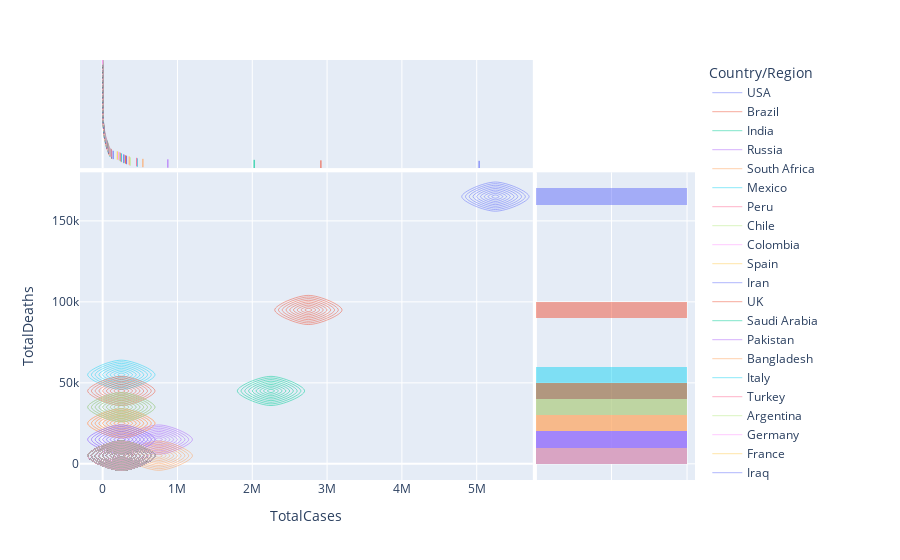

Notebook code for this chart:
### Code cell
density_contour_plot = px.density_contour(dataset1, x="TotalCases", y="TotalDeaths", color="Country/Region",
                                          marginal_x="rug", marginal_y="histogram")

density_contour_plot.show()
